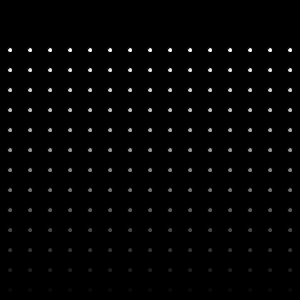
Frame 1 (no input)
Frame 60 (the mouse pressed at the canvas centre just before this capture): identical to frame 1, image omitted
Frame 120 (the mouse held since frame 60 and released just before this capture): identical to frame 1, image omitted

The Processing sketch that drew this single still picture (run headless with seeded random() and noise(); from frame 60 on, the mouse is pressed at the canvas centre):

// Processing sketch: processing_61122
// ── processing_61122.pde

void setup() {
  size(300,300);
  smooth();
}

void draw() {
  background (0);
  
for(int i = 10; i < height; i = i+ 20) { 
    for(int j = 10; j < width; j = j + 20){
      fill(300-i);
      ellipse(j,i,5,5);
    }
  }
}
